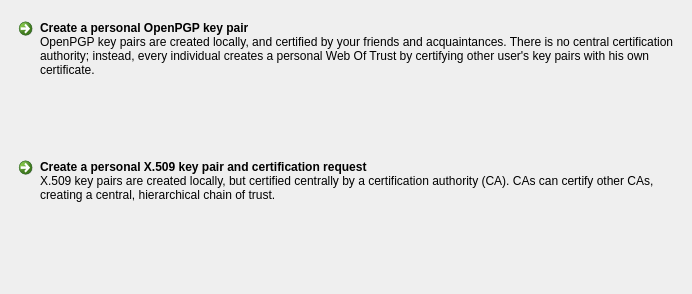
<ui version="4.0" >
 <class>Kleo::NewCertificateUi::ChooseProtocolPage</class>
 <widget class="QWizardPage" name="Kleo::NewCertificateUi::ChooseProtocolPage" >
  <property name="geometry" >
   <rect>
    <x>0</x>
    <y>0</y>
    <width>692</width>
    <height>294</height>
   </rect>
  </property>
  <property name="title" >
   <string comment="@title" >Choose Certificate Format</string>
  </property>
  <property name="subTitle" >
   <string>Please choose which type of certificate you want to create. </string>
  </property>
  <layout class="QVBoxLayout" name="verticalLayout" >
   <property name="sizeConstraint" >
    <enum>QLayout::SetMinimumSize</enum>
   </property>
   <item>
    <widget class="QCommandLinkButton" name="pgpCLB" >
     <property name="text" >
      <string>Create a personal OpenPGP key pair</string>
     </property>
     <property name="description" >
      <string>OpenPGP key pairs are created locally, and certified by your friends and acquaintances. There is no central certification authority; instead, every individual creates a personal Web Of Trust by certifying other user's key pairs with his own certificate.</string>
     </property>
    </widget>
   </item>
   <item>
    <widget class="QCommandLinkButton" name="x509CLB" >
     <property name="text" >
      <string>Create a personal X.509 key pair and certification request </string>
     </property>
     <property name="description" >
      <string>X.509 key pairs are created locally, but certified centrally by a certification authority (CA). CAs can certify other CAs, creating a central, hierarchical chain of trust.</string>
     </property>
    </widget>
   </item>
  </layout>
 </widget>
 <resources/>
 <connections/>
</ui>
